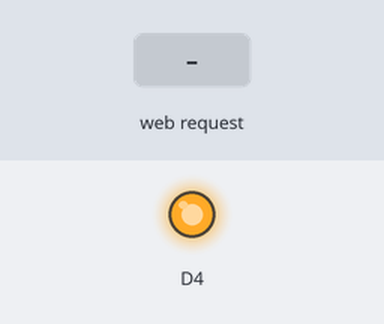
Bench run of a sketch on a simulated ESP8266 (NodeMCU). Parts: output pins drawn as LEDs (lit = HIGH). The inputs (shaded band) are chosen by the test bench. WiFi joins after 1.5 s; servers stay silent unless stated; what the sketch prints to the serial monitor is not drawn.

Above: at 2.7 s.
2.8 s: HTTP request GET /ON received
At 3.2 s:
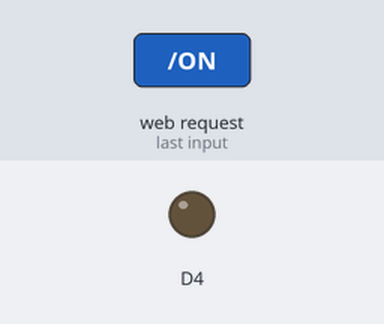
4.3 s: HTTP request GET /OFF received
At 5.5 s:
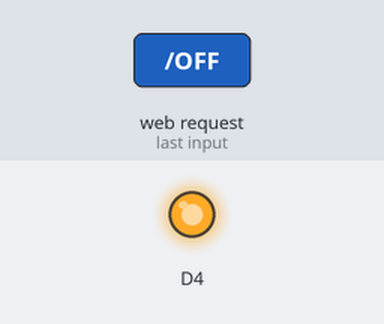
Timing chart, 0 to 7.3 s (numbered marks = the images above; inputs shaded):
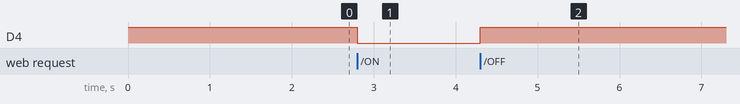

The sketch:

iot_bulb_on_off.ino
```cpp
#include<ESP8266WiFi.h>
WiFiServer server(80);
int counter=0;
void setup() {
  pinMode(D4,OUTPUT);
  digitalWrite(D4,HIGH); //initially bulb off...
  // put your setup code here, to run once:
  Serial.begin(115200);
  WiFi.begin("AndroidAP","helloOn8");
  while(WiFi.status()!=WL_CONNECTED)
  {
    delay(500);
    Serial.print(".");
  }
  server.begin();
  Serial.print(WiFi.localIP());
}

void loop() {
  WiFiClient client=server.available();
  //Check for client...
  if(!client)
  {
    return;
  }
  //wait for request....
  while(!client.available())
  {
    delay(1);
  }
  //read request and perform task....
  String request=client.readStringUntil('\r');
  client.flush();
  if(request.indexOf("ON")!=-1)
  {
    digitalWrite(D4,LOW);
    counter=1;
  }
  if(request.indexOf("OFF")!=-1)
  {
    digitalWrite(D4,HIGH);
    counter=0;
  }


  //html page start....
  client.println("HTTP/1.1 200 OK");
  client.println("Content-Type:Text/HTML");
  client.println("");
  client.println("<HTML>");
  if(counter==0)
  {
    client.println("<body>");
    client.println("<h1>INTERNET OF THINGS</h1><span><a href=\"ON\"><img src=\"https://cdn.pixabay.com/photo/2013/07/12/14/34/light-148483_960_720.png\"></a></body>");

  }
  if(counter==1)
  {
    client.println("<body>");
    client.println("<h1>INTERNET OF THINGS</h1><span><a href=\"OFF\"><img src=\"https://images.homedepot-static.com/productImages/bcdb5854-df4b-4b7e-bead-9d549995fcef/svn/smart-electric-led-bulbs-810-64_1000.jpg\"></a></body>");
    }
  client.println("</HTML>");

}
```

Measured:
- after the input at 2.8 s, D4: HIGH → LOW at once
- after the input at 4.3 s, D4: LOW → HIGH at once
